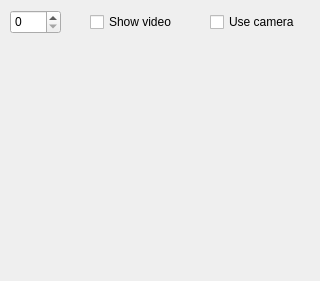
<?xml version="1.0" encoding="UTF-8"?>
<ui version="4.0">
 <class>CamWidget</class>
 <widget class="QWidget" name="CamWidget">
  <property name="geometry">
   <rect>
    <x>0</x>
    <y>0</y>
    <width>320</width>
    <height>281</height>
   </rect>
  </property>
  <property name="windowTitle">
   <string>Form</string>
  </property>
  <widget class="CQtOpenCVViewerGl" name="glimage" native="true">
   <property name="geometry">
    <rect>
     <x>0</x>
     <y>40</y>
     <width>320</width>
     <height>240</height>
    </rect>
   </property>
  </widget>
  <widget class="QCheckBox" name="UseCamera">
   <property name="geometry">
    <rect>
     <x>210</x>
     <y>10</y>
     <width>101</width>
     <height>24</height>
    </rect>
   </property>
   <property name="text">
    <string>Use camera</string>
   </property>
  </widget>
  <widget class="QSpinBox" name="Threshold">
   <property name="geometry">
    <rect>
     <x>10</x>
     <y>10</y>
     <width>51</width>
     <height>24</height>
    </rect>
   </property>
   <property name="maximum">
    <number>256</number>
   </property>
  </widget>
  <widget class="QCheckBox" name="ShowVideo">
   <property name="geometry">
    <rect>
     <x>90</x>
     <y>10</y>
     <width>91</width>
     <height>24</height>
    </rect>
   </property>
   <property name="text">
    <string>Show video</string>
   </property>
  </widget>
 </widget>
 <customwidgets>
  <customwidget>
   <class>CQtOpenCVViewerGl</class>
   <extends>QWidget</extends>
   <header location="global">camwidget.h</header>
   <container>1</container>
  </customwidget>
 </customwidgets>
 <resources/>
 <connections/>
</ui>
